Frame 1 (no input): blank canvas, image omitted
Frame 60 (the mouse pressed at the canvas centre just before this capture): blank canvas, image omitted
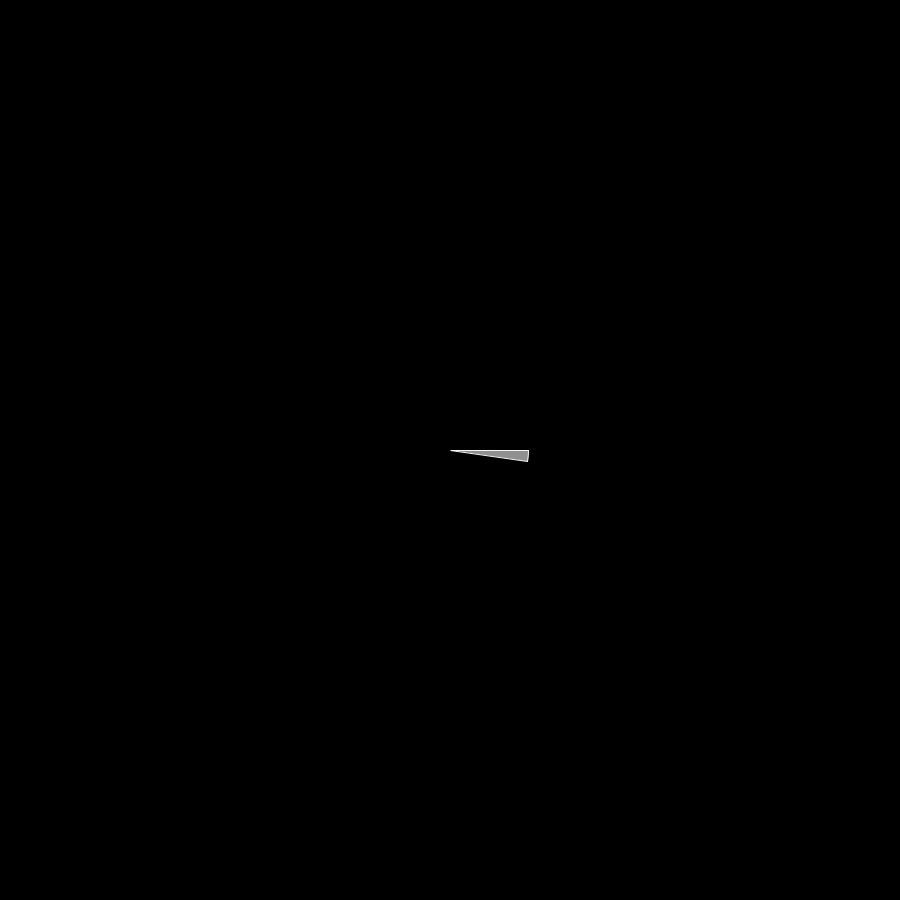
Frame 120 (the mouse held since frame 60 and released just before this capture)

The Processing sketch whose frames 1 and 60 were blank and that drew this single picture after the mouse press (run headless with seeded random() and noise(); from frame 60 on, the mouse is pressed at the canvas centre):

// Processing sketch: objet_et_arraylist_fait_en_classe
// ── objet_et_arraylist_fait_en_classe.pde
// renaud.jean-francois(arobas)uqam(point)ca
// Syntaxe Processing version 3.5.4
// mardi, 2 novembre 2021

// POO
// Arc a;

ArrayList<Arc> arcs = new ArrayList<Arc>();


void setup() {
  size(900, 900);
  background(0);
  fill(255);
  noStroke();

  println(arcs.size());
}

void draw() {
  background(0);

  //if (a != null) {
  //  a.update();
  //  a.display();
  //}


  // Enhanced loop
  //if (arcs.size() > 0) {
  //  for (Arc a : arcs) {
  //    a.update();
  //    a.display();
  //  }
  //}

  // Boucle à rebours, en raison du remove()
  for (int i = arcs.size()-1; i >= 0; i--) {
    Arc a = (Arc)arcs.get(i);
    a.update();
    a.display();
  }
}

void mousePressed() {
  //a = new Arc();
  //a = new Arc(mouseX, mouseY);

  arcs.add(new Arc(mouseX, mouseY));
  println(arcs.size());
}

// ── Arc.pde
class Arc {
  // 1- Variables membres
  int posx, posy;
  float taille, angle, facteur;
  color c;
  boolean alive;


  // 2- Contructeurs
  Arc () { // instance par défaut
    posx = width/2;
    posy = height/2;
    taille = 100;
    angle = 1;
    facteur = 1.2;
    c = color(255);
    alive = true;
  }

  Arc (int _posx, int _posy) {
    posx = _posx;
    posy = _posy;
    taille = random(80, 200);
    angle = 1;
    facteur = 1.01 + random(0, 0.1); // entre 1.01 et 1.11
    c = color(random(50, 255));
    alive = true;
  }

  // 3- Méthodes
  void update() {
    angle *= facteur;
    if (angle >= 360) {
      //angle = 1;
      alive = false;
    }
  }

  void display() {
    if (alive) {
      fill(c, 150);
      stroke(c);
      arc(posx, posy, taille, taille, 0, radians(angle), PIE);
    } else { // instance est morte
      arcs.remove(this);
    }
  }
}
